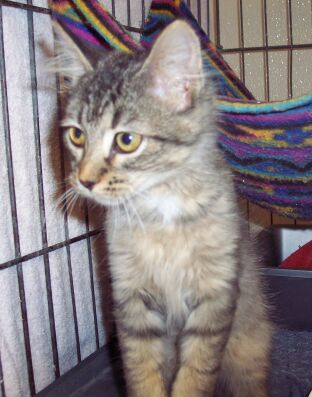
#> input picture DeepLearning/MyProjects/Part3_Deep_Neural_Network_for_Image_Classification/Files/2.jpg, 312 x 397 px, found by its file name
$ jupyter execute --allow-errors Deep_Neural_Network_for_Image_Classification.ipynb   (shell and % lines are left out)
#> lines starting #> are read from the running program, lines starting #| are printed output that depends on the picture
<a href="https://colab.research.google.com/github/pranav98711/Google-Colaboratory/blob/master/DeepLearning/MyProjects/Part3_Deep_Neural_Network_for_Image_Classification/Deep_Neural_Network_for_Image_Classification.ipynb" target="_parent"></a>

[cell 1]
import time
import matplotlib.pyplot as plt
import numpy as np
import scipy
import h5py
from PIL import Image
from scipy import ndimage
from sample_data.dnn_app_utils_v3 import *


plt.rcParams['figure.figsize'] = (5.0, 4.0) # set default size of plots
plt.rcParams['image.interpolation'] = 'nearest'
plt.rcParams['image.cmap'] = 'gray'


np.random.seed(1)

#> (a cell that did not finish here is left out)

[cell 3]
index=12
#> (the rest of this cell did not finish here and is left out)

#> (a cell that did not finish here is left out)

#> (a cell that did not finish here is left out)

Architecting Model

2 layer NN

[cell 6]
n_x = 12288
n_h=7
n_y=1
layers_dims=(n_x,n_h,n_y)

[cell 7]
# [48 lines left out: function two_layer_model, not called in this run]

#> (a cell that did not finish here is left out)

#> (a cell that did not finish here is left out)

#> (a cell that did not finish here is left out)

[cell 11]
layers_dims = [12288, 20, 7, 5, 1] #  4-layer model

[cell 12]
# [26 lines left out: function L_layer_model, not called in this run]

#> (a cell that did not finish here is left out)

#> (a cell that did not finish here is left out)

#> (a cell that did not finish here is left out)

[cell 16]
import imageio
import skimage.transform
## START CODE HERE ##
my_image = "/content/2.jpg" # change this to the name of your image file
my_label_y = [1] # the true class of your image (1 -> cat, 0 -> non-cat)
## END CODE HERE ##

fname =  my_image
m=imageio.imread(fname, as_gray=True)
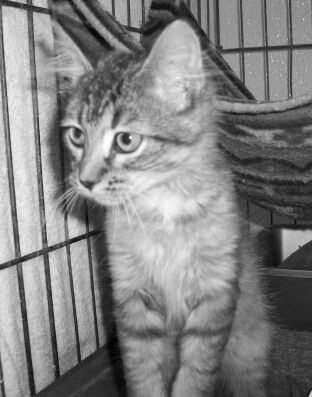
#> m: shape (397, 312) float32; min 0.897, max 254.4, mean 131
# OR m=cv2.imread(fname,cv2.IMREAD_GRAYSCALE)
# If as gray_scale=False i.e colour image, it gives error
image = np.array(m)
#> (the rest of this cell did not finish here and is left out)
